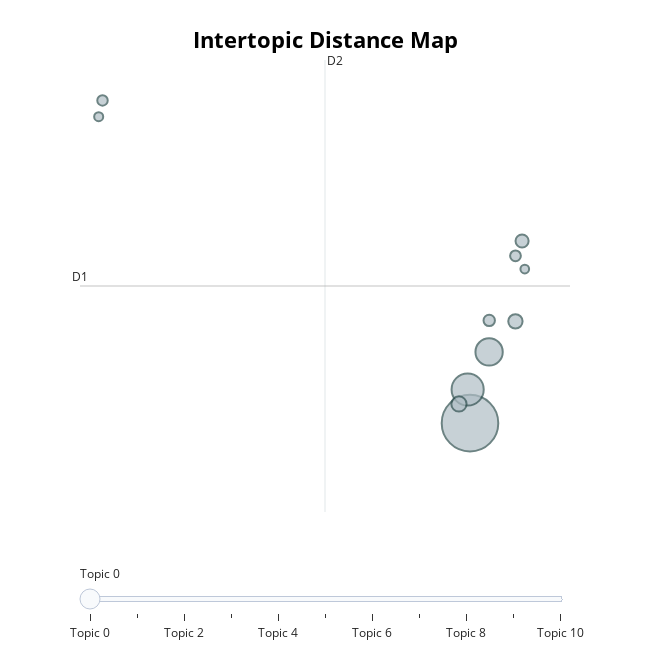

The notebook cell this image was saved under:
### Markdown cell above
## Visualize similarity of topics

use a 2D representation of topics to Check uniqueness of topics.  This uses UMAP to reduce topics. The distance between topics show similarities between them. However, to get a better understanding, use topic hierarchy plot and similarity matrix.

### Code cell
topic_model.visualize_topics()

### Figure 1 — Plotly figure (JSON) as saved in the notebook; plotly's stock layout.template omitted (floating-point values rounded to 4 significant figures)
{"data": [{"customdata": [[0, "time | service | system | customer | singleserver", 468], [1, "network | queuenetwork | node | station | wireless", 151], [2, "process | arrival | markov | time | distribution", 109], [3, "packet | connection | traffic | source | loss", 34], [4, "production | assembly | machine | system | inventory", 30], [5, "fluid | buffer | markov | model | modulate", 25], [6, "birth | death | process | rate | quasi", 19], [7, "gaussian | fractional | brownian | source | motion", 17], [8, "brownian | motion | diffusion | reflect | semimartingale", 16], [9, "reflect | sided | process | barrier | reflection", 12], [10, "loss | erlang | probability | server | bound", 11]], "hovertemplate": "<b>Topic %{customdata[0]}</b><br>Words: %{customdata[1]}<br>Size: %{customdata[2]}", "legendgroup": "", "marker": {"color": "#B0BEC5", "line": {"color": "DarkSlateGrey", "width": 2}, "size": [468, 151, 109, 34, 30, 25, 19, 17, 16, 12, 11], "sizemode": "area", "sizeref": 0.2925, "symbol": "circle"}, "mode": "markers", "name": "", "orientation": "v", "showlegend": false, "type": "scatter", "x": [17.73, 17.56, 19.11, 16.94, 21.0, 21.48, 19.12, 21.0, -8.683, -8.957, 21.67], "xaxis": "x", "y": [-10.02, -9.454, -8.819, -9.7, -8.302, -6.942, -8.285, -7.192, -4.563, -4.838, -7.416], "yaxis": "y"}], "layout": {"annotations": [{"showarrow": false, "text": "D1", "x": -10.3, "y": -7.703, "yshift": 10}, {"showarrow": false, "text": "D2", "x": 7.31, "xshift": 10, "y": -3.879}], "height": 650, "hoverlabel": {"bgcolor": "white", "font": {"family": "Rockwell", "size": 16}}, "legend": {"itemsizing": "constant", "tracegroupgap": 0}, "margin": {"t": 60}, "shapes": [{"line": {"color": "#CFD8DC", "width": 2}, "type": "line", "x0": 7.31, "x1": 7.31, "y0": -11.53, "y1": -3.879}, {"line": {"color": "#9E9E9E", "width": 2}, "type": "line", "x0": -10.3, "x1": 24.92, "y0": -7.703, "y1": -7.703}], "sliders": [{"active": 0, "pad": {"t": 50}, "steps": [{"args": [{"marker.color": [["red", "#B0BEC5", "#B0BEC5", "#B0BEC5", "#B0BEC5", "#B0BEC5", "#B0BEC5", "#B0BEC5", "#B0BEC5", "#B0BEC5", "#B0BEC5"]]}], "label": "Topic 0", "method": "update"}, {"args": [{"marker.color": [["#B0BEC5", "red", "#B0BEC5", "#B0BEC5", "#B0BEC5", "#B0BEC5", "#B0BEC5", "#B0BEC5", "#B0BEC5", "#B0BEC5", "#B0BEC5"]]}], "label": "Topic 1", "method": "update"}, {"args": [{"marker.color": [["#B0BEC5", "#B0BEC5", "red", "#B0BEC5", "#B0BEC5", "#B0BEC5", "#B0BEC5", "#B0BEC5", "#B0BEC5", "#B0BEC5", "#B0BEC5"]]}], "label": "Topic 2", "method": "update"}, {"args": [{"marker.color": [["#B0BEC5", "#B0BEC5", "#B0BEC5", "red", "#B0BEC5", "#B0BEC5", "#B0BEC5", "#B0BEC5", "#B0BEC5", "#B0BEC5", "#B0BEC5"]]}], "label": "Topic 3", "method": "update"}, {"args": [{"marker.color": [["#B0BEC5", "#B0BEC5", "#B0BEC5", "#B0BEC5", "red", "#B0BEC5", "#B0BEC5", "#B0BEC5", "#B0BEC5", "#B0BEC5", "#B0BEC5"]]}], "label": "Topic 4", "method": "update"}, {"args": [{"marker.color": [["#B0BEC5", "#B0BEC5", "#B0BEC5", "#B0BEC5", "#B0BEC5", "red", "#B0BEC5", "#B0BEC5", "#B0BEC5", "#B0BEC5", "#B0BEC5"]]}], "label": "Topic 5", "method": "update"}, {"args": [{"marker.color": [["#B0BEC5", "#B0BEC5", "#B0BEC5", "#B0BEC5", "#B0BEC5", "#B0BEC5", "red", "#B0BEC5", "#B0BEC5", "#B0BEC5", "#B0BEC5"]]}], "label": "Topic 6", "method": "update"}, {"args": [{"marker.color": [["#B0BEC5", "#B0BEC5", "#B0BEC5", "#B0BEC5", "#B0BEC5", "#B0BEC5", "#B0BEC5", "red", "#B0BEC5", "#B0BEC5", "#B0BEC5"]]}], "label": "Topic 7", "method": "update"}, {"args": [{"marker.color": [["#B0BEC5", "#B0BEC5", "#B0BEC5", "#B0BEC5", "#B0BEC5", "#B0BEC5", "#B0BEC5", "#B0BEC5", "red", "#B0BEC5", "#B0BEC5"]]}], "label": "Topic 8", "method": "update"}, {"args": [{"marker.color": [["#B0BEC5", "#B0BEC5", "#B0BEC5", "#B0BEC5", "#B0BEC5", "#B0BEC5", "#B0BEC5", "#B0BEC5", "#B0BEC5", "red", "#B0BEC5"]]}], "label": "Topic 9", "method": "update"}, {"args": [{"marker.color": [["#B0BEC5", "#B0BEC5", "#B0BEC5", "#B0BEC5", "#B0BEC5", "#B0BEC5", "#B0BEC5", "#B0BEC5", "#B0BEC5", "#B0BEC5", "red"]]}], "label": "Topic 10", "method": "update"}]}], "title": {"font": {"color": "Black", "size": 22}, "text": "<b>Intertopic Distance Map", "x": 0.5, "xanchor": "center", "y": 0.95, "yanchor": "top"}, "width": 650, "xaxis": {"anchor": "y", "domain": [0, 1], "range": [-10.3, 24.92], "title": {"text": ""}, "type": "linear", "visible": false}, "yaxis": {"anchor": "x", "domain": [0, 1], "range": [-11.53, -3.879], "title": {"text": ""}, "type": "linear", "visible": false}}}
